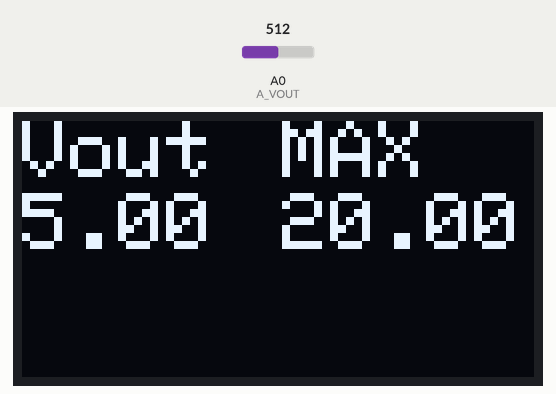
This sketch was run on a simulated Arduino Uno, built with avr-gcc and run on an emulated ATmega328P. Shown: 128×64 one-colour display. The test bench sets the inputs (shaded band); at power-on: A0 (A_VOUT) = 512. What the sketch prints to the serial monitor is not drawn.

Above: at 3.2 s.
3.3 s: A0 (A_VOUT) set to 531
At 4.3 s:
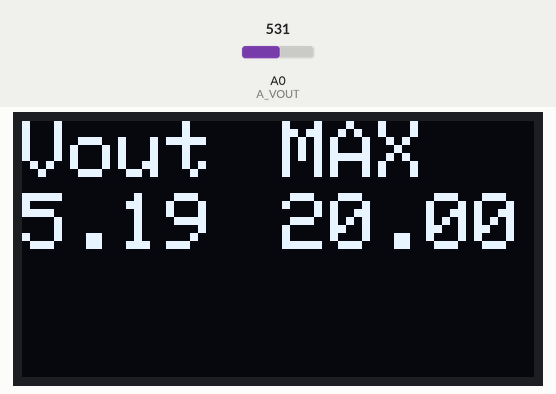
4.8 s: A0 (A_VOUT) set to 716
At 5.9 s:
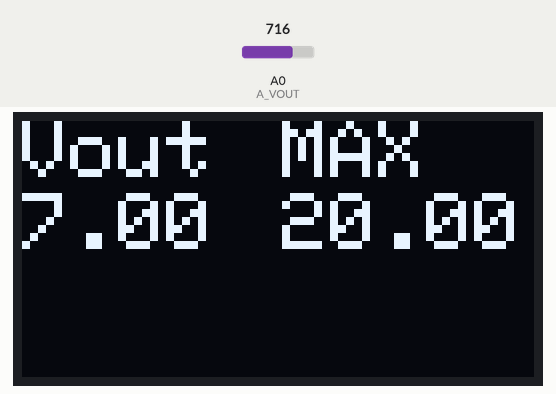
6.3 s: A0 (A_VOUT) set to 1012
At 6.6 s:
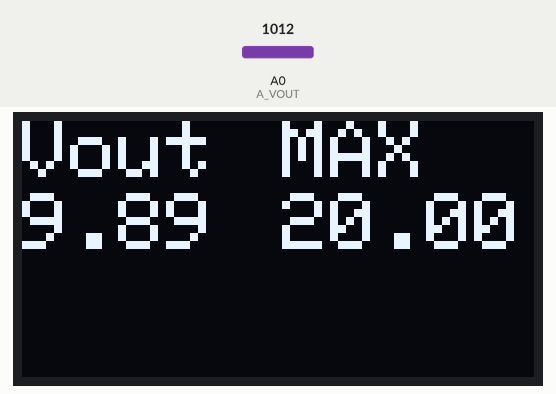
7.8 s: A0 (A_VOUT) set to 1023
At 8.5 s:
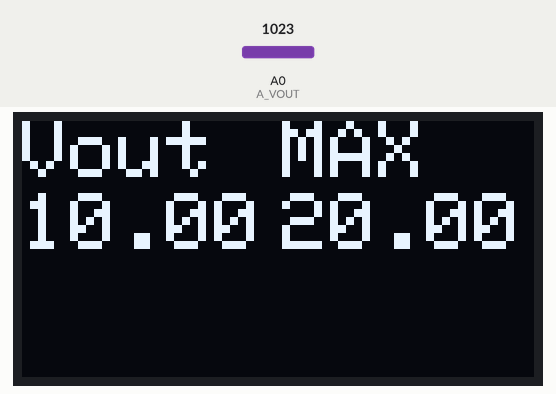
Timing chart, 0 to 10.3 s (numbered marks = the images above; inputs shaded):
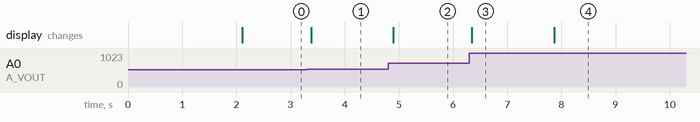

The sketch:

DCDC_DigiPot_MPPT_OLED.ino
```cpp
// Control dun Convertidor DC-DC NQR010A0X4Z
// amb Potenciometres Digital CAT5113
// Amb realimentació de Vout amb un Divisor de Tensió.
// Busqueda de la Máxima Transferencia de Potencia.
// Sense Realimentació de Corrent de Sortida,
// Per lo que suposem que obtindrem la máxima potencia de sortida
// amb la máxima tensió de sortida.

// Amb Patalleta OLED 128x64
#include <Adafruit_SSD1306.h>   // OLED

// Definició de Pins
// Potenciometre Digital
#define DGP1_INC_NEG 3   // DigiPot 1 Increment Negada
#define DGP1_U_D_NEG 4   // DigiPot 1 Uncrease - Decrease Negada
                         // 1 = Increment, 0 = Decrement
#define DGP1_TAPS 100    // Nombre de posicions del DigiPot 1

// Entrades Analogiques
#define A_VOUT A0   // Pin Analogic on Conectem la tensió de sortida del DigiPot

#define  Bits_ADC 10    // Bits del conversor Analogic Digital
#define  VCC 5.00       // Tensió d'aliementació del conversor a Digital de turno

// Resistencies del divisor (sensor) de tensió de sortida.
float Rd1o=10000;
float Rd2o=10000;
float X_Vout=(Rd1o+Rd2o)/Rd2o;   // Multiplicador per compensar el divisor de tensió
                  // d'entrada que permet mesurar tensions superiors
                  // a la tensió d'alimentació del conversor AD.

const int MaxBin=pow(2,Bits_ADC);   // Final d'escala en Binari

// OLED
#define OLED_RESET A4
Adafruit_SSD1306 display(OLED_RESET);

// Mides de la Pantalla
#define PantallaX 128
#define PantallaY 64

#if (SSD1306_LCDHEIGHT != PantallaY)
#error("Height incorrect, please fix Adafruit_SSD1306.h!");
#endif

int Lec_Vout=0;
float Vout=0;
float Vout_Ant=0;

float Vout_MAX_V=20;     // Tensió máxima que volem a la sortida [Volts].
float Rout=4.7;     // Resistencia de Sortida.
float Iout_MAX=10;       // Corrent máxima de sortida, que no volem sobrepassar.
float Vout_MAX_I=Iout_MAX*Rout;         // I=V/R, V=I*R.
float Vout_MAX=Vout_MAX_V;

void dgp1(int increment){
  // Configurem el digipot per incrementar o decrementar
  if (increment > 0){ digitalWrite(DGP1_U_D_NEG, HIGH); }
  else{ digitalWrite(DGP1_U_D_NEG, LOW); }
  increment=abs(increment);

  // Enviem els impulsos de variació del pot
  for(int incr = 0; incr < increment; incr++){
    digitalWrite(DGP1_INC_NEG, HIGH);
//    delay(100);
    digitalWrite(DGP1_INC_NEG, LOW);
  }
}


void setup() {

  Serial.begin(9600);
  Serial.println("Test Control Potenciometre Digital CAT5113 ");

  // Configuració de sortides digitals
  pinMode(DGP1_INC_NEG, OUTPUT);
  Serial.print("Pin _Inc:");
  Serial.println(DGP1_INC_NEG);

  pinMode(DGP1_U_D_NEG, OUTPUT);
  Serial.print("Pin U/_D:");
  Serial.println(DGP1_U_D_NEG);

  Serial.print("X_Vout: ");
  Serial.println(X_Vout);

  // Configuracio Pantalla
  display.begin(SSD1306_SWITCHCAPVCC, 0x3C);  // Estes plaques inicialitcen a la adresa I2C 0x3C.
  // Clear the buffer. Borra el log de Adafruit de la memoria de la pantalla
  display.clearDisplay();

  // text display tests
  display.setTextSize(3);
  display.setTextColor(WHITE);
  display.setCursor(0,0);
  display.println("SEUTec");
  display.setTextSize(2);
  display.setCursor(30,40);
  display.println("MxPwrPnT");
  display.display();
  delay(2000);
  display.clearDisplay();

}

void loop() {

  dgp1(1);    // Incrementam el valor del potencionemtre digital
  // Convert the analog reading (which goes from 0 - 1023) to a voltage (0 - 5V):
  Vout_Ant = Vout;
  Serial.print("Vout_Ant: ");
  Serial.println(Vout_Ant);
  Lec_Vout = analogRead(A_VOUT);
  Vout = X_Vout * Lec_Vout * VCC / (MaxBin-1);
  Serial.print("Vout: ");
  Serial.println(Vout);
  if (Vout < Vout_Ant ){ dgp1(-1); }  // Si Vout ha baixat tornem a la pos anterior
  if (Vout > Vout_MAX ){ dgp1(-1); }

  dgp1(-1);   // Provem baixant el valor del potenciometre
  // Convert the analog reading (which goes from 0 - 1023) to a voltage (0 - 5V):
  Vout_Ant = Vout;
  Serial.print("Vout_Ant: ");
  Serial.println(Vout_Ant);
  Lec_Vout = analogRead(A_VOUT);
  Vout = X_Vout * Lec_Vout * VCC / (MaxBin-1);
  Serial.print("Vout: ");
  Serial.println(Vout);
  if (Vout < Vout_Ant ){ dgp1(1); }  // Si Vout ha baixat tornem a la pos anterior
  if (Vout > Vout_MAX ){ dgp1(1); }

  // Configurar tamaño de Text
  display.setTextSize(2);

  display.setCursor(0,0);
  display.print("Vout");
  display.setCursor(0,18);
  if ( Lec_Vout == 1024  ) { display.print(">"); }
  display.print(Vout);

  display.setCursor(65,0);
  display.print("MAX");
  display.setCursor(65,18);
  display.print(Vout_MAX);

  display.display();
  display.clearDisplay();

  delay(10);
}
```

Measured:
- the behaviour switches between 512 and 513 on A0 (A_VOUT) (found by bisection; images 0 and 1)
- after the input at 3.3 s, the display: changes after 0.08 s (image 1)
- after the input at 4.8 s, the display: changes after 0.09 s (image 2)
- after the input at 6.3 s, the display: changes after 0.05 s (image 3)
- after the input at 7.8 s, the display: changes after 0.07 s (image 4)
